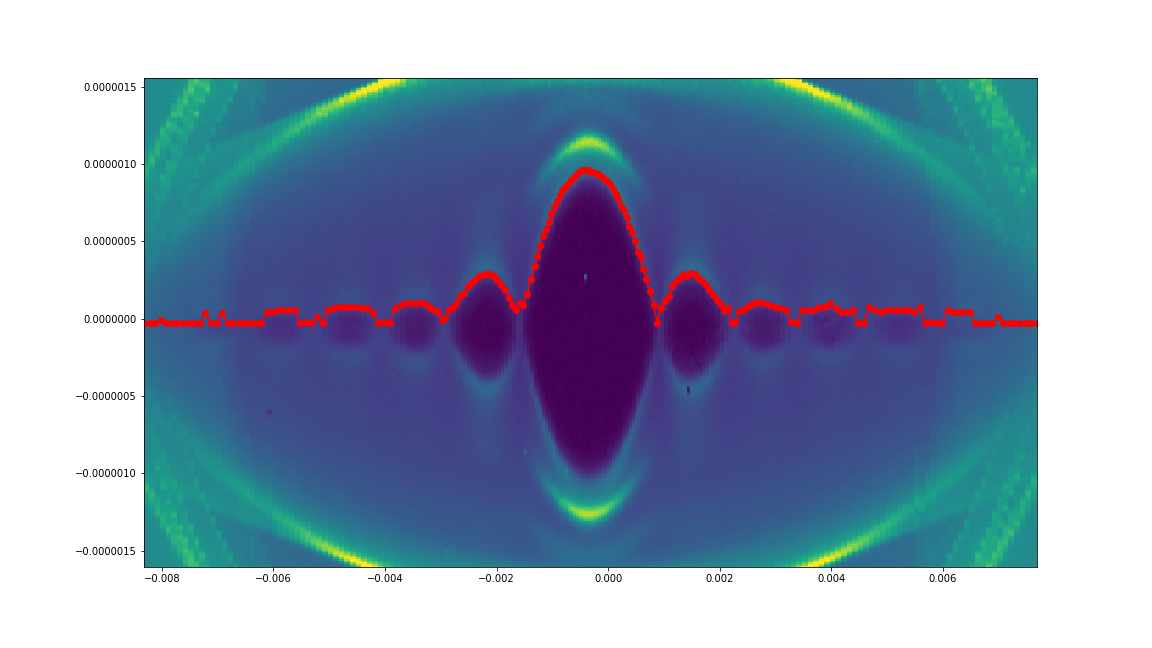

The Python source for this figure:
import pandas as pd
import numpy as np
import matplotlib.pyplot as plt#
from scipy.signal import argrelmin, argrelmax
from scipy.interpolate import UnivariateSpline
import csv


headervalues = ['Vg_set', 'Vtg_set', 'B_set', 'Vd_set', 'Vg', 'Vtg', 
                'Vd', 'Id', 'Vac_real_raw', 'Iac_real_raw', 
                'Vac_imag_raw', 'Iac_imag_raw', 'Vac_R_raw', 
                'Iac_R_raw', 'Vac_p_raw', 'Iac_p_raw', 'Rac', 
                'Rac_inphase', 'G_inphase', 'timestamp'
               ]

data = pd.read_csv('data.dat', header=None, delimiter='\t')
data.columns = headervalues

bvalues = np.unique(data['B_set'].values)

data.drop(data[data['B_set'] == bvalues[100]].index[:301], inplace=True)

b_offset = bvalues[185]
i_offset = data[data['B_set'] == b_offset]['Id'].values
rac_offset = np.flip(data[data['B_set'] == b_offset]['Rac_inphase'].values, 0)

offset = np.ones(len(i_offset)) * np.abs(i_offset[argrelmin(rac_offset, order=50)[0][0]])

def cutoff(xindex):
    return int(-2.6052 * xindex + 285.921)

def find_peaks(spline, derivative, current, rightest_max=True):
    all_minima = argrelmin(np.abs(derivative(current)), order=10)[0]
    middle = np.argmin(
                        np.abs(
                                all_minima - zero_current_ix * np.ones(len(all_minima))
                               )
                       )#find minima closest to zero_current_ix
    
    #right max und left max bestimmen, indem zu allen minima rechts die werte berechnet werden 
        #und der index mit dem größte wert ist das rechte max 
    if rightest_max:
        right_max = all_minima[middle:][1]
    else:
        right_max = max(zip(all_minima[middle:], [spline(current[minval]) for minval in all_minima[middle:]]), 
                        key=lambda x: x[1])[0]
    return int(right_max)

def get_params(index):
    if index in range(0, 60) or index in range(140, 201):
        s, co, rightest_max, bound, threshold = 60, 100, True, 0, 0
    if index in range(60, 80) or index in range(120, 140):
        s, co, rightest_max, bound, threshold = 50, 80, False, 10, 15
    if index in range(80, 100):
        s, co, rightest_max, bound, threshold = 50, cutoff(index), True, 40, 15
    if index in range(100, 120):
        s, co, rightest_max, bound, threshold = 50, cutoff(index - 20), True, 40, 15
    
    return (s, co, rightest_max, bound, threshold)

def smoothen_middle(rac, bound, threshold):
    leftbound, rightbound  = zero_current_ix - bound, zero_current_ix + bound
    for rindex, rval in enumerate(rac[leftbound:rightbound]):
        if rac[leftbound + rindex] > threshold or rac[leftbound + rindex] < 0:
            rac[leftbound + rindex] = rac[leftbound + rindex - 1]
    return rac

result = []
#rac_max_values = []

rac_threshold = [data[data['B_set'] == bval]['Rac_inphase'].values[0] for bval in bvalues]

for bindex, bval in enumerate(bvalues):
    print(bindex)
    s, co, rightest_max, bound, threshold = get_params(bindex)
    idrain = data[data['B_set'] == bval]['Id'].values
    rac = np.flip(data[data['B_set'] == bval]['Rac_inphase'].values, 0)[co:-co]
    current = (idrain + offset)[co:-co]
    zero_current_ix = np.argmin(np.abs(current))
    
    threshold = rac_threshold[bindex]
    for rindex, rval in enumerate(rac):
        if rval > threshold or rval < 0:
            rac[rindex] = rac[rindex - 1]
    
    smoothen_middle(rac, bound=bound, threshold=threshold)
    
    spline = UnivariateSpline(current, rac, s=s)
    derivative = spline.derivative()
    
    try:
        right_peak = find_peaks(spline, derivative, current, rightest_max= rightest_max)
    except IndexError:
        result.append(0)
        continue
        
    rac_max = spline(current[right_peak]) * np.ones(len(current))
    rac_min = spline(current[zero_current_ix]) * np.ones(len(current))
    rac_half = (rac_max + rac_min) / 2

    try:
        rac_half_ix = zero_current_ix + argrelmin(np.abs(rac_half - spline(current))[zero_current_ix:], order=30)[0][-1]
    except IndexError:
        result.append(0)
        continue

    current_half = current[rac_half_ix]
    result.append(current_half)


colorplot = []

for bval in bvalues:
    rac = np.flip(data[data['B_set'] == bval]['Rac_inphase'].values, 0)
    colorplot.append(list(rac))

y, x= np.meshgrid(idrain, bvalues)
fig, ax = plt.subplots(figsize=(16, 9))
ax.pcolor(x, y, colorplot,  vmin=0.0, vmax=200)
ax.plot(bvalues, result, color='r', marker='o',)
fig.savefig('ic-extract.eps')
